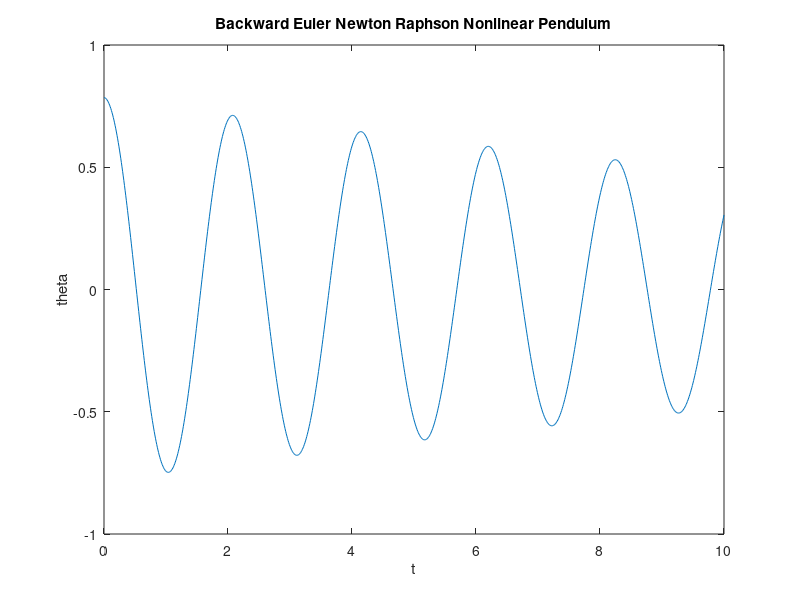

This chart was generated by the following MATLAB code:
%Alan Wang
%16.90 Pset #3 problem 2b
%Applying Backward Euler Newton Raphson to Nonlinear Pendulum

%establish time step, iterations, and tolerance
t0 = 0;
tf = 10;
deltat = .01;
n = tf/deltat;
tol = 1e-12;
maxIter = 10;

%set initial conditions and parameters
u0(1) = 0;
u0(2) = pi/4;
g = 9.8;
l = 1;

%establish f(u)
f1 = @(t,u) (-g/l)*sin(u(2));
f2 = @(t,u) u(1);
f = {f1,f2};

%initialize time and solution vectors
t = [t0 zeros(1,n)];
y = [u0.' zeros(2,n)];

%compute Backwards Euler and Newton Raphson
%check with tolerance
for i = 1:n
    error = 1;
    t(i+1) = t(i) + deltat;
    ynew(1) = y(1,i) + deltat*(f1(t(i),y(:,i)));
    ynew(2) = y(2,i) + deltat*(f2(t(i),y(:,i)));
    y(1,i+1) = y(1,i) + deltat*(f1(t(i+1),ynew));
    y(2,i+1) = y(2,i) + deltat*(f2(t(i+1),ynew));
    w = y(:,i);
    res = w - y(:,i) - deltat*[f1(t(i),w);f2(t(i),w)];
    iter = 1;
    while error >= tol
        J = [1, (deltat*g/l)*cos(w(2));-1,1];
        deltaw = J\(-res);
        w = w + deltaw;
        res = w - y(:,i) - deltat*[f1(t(i),w);f2(t(i),w)];
        error = max(abs(res));
        iter = iter + 1;
        if iter == maxIter
            error = 1e-13;
        end
    end
    y(:,i+1) = w;
end

%plot
plot(t,y(2,:))
xlabel('t')
ylabel('theta')
title('Backward Euler Newton Raphson Nonlinear Pendulum')